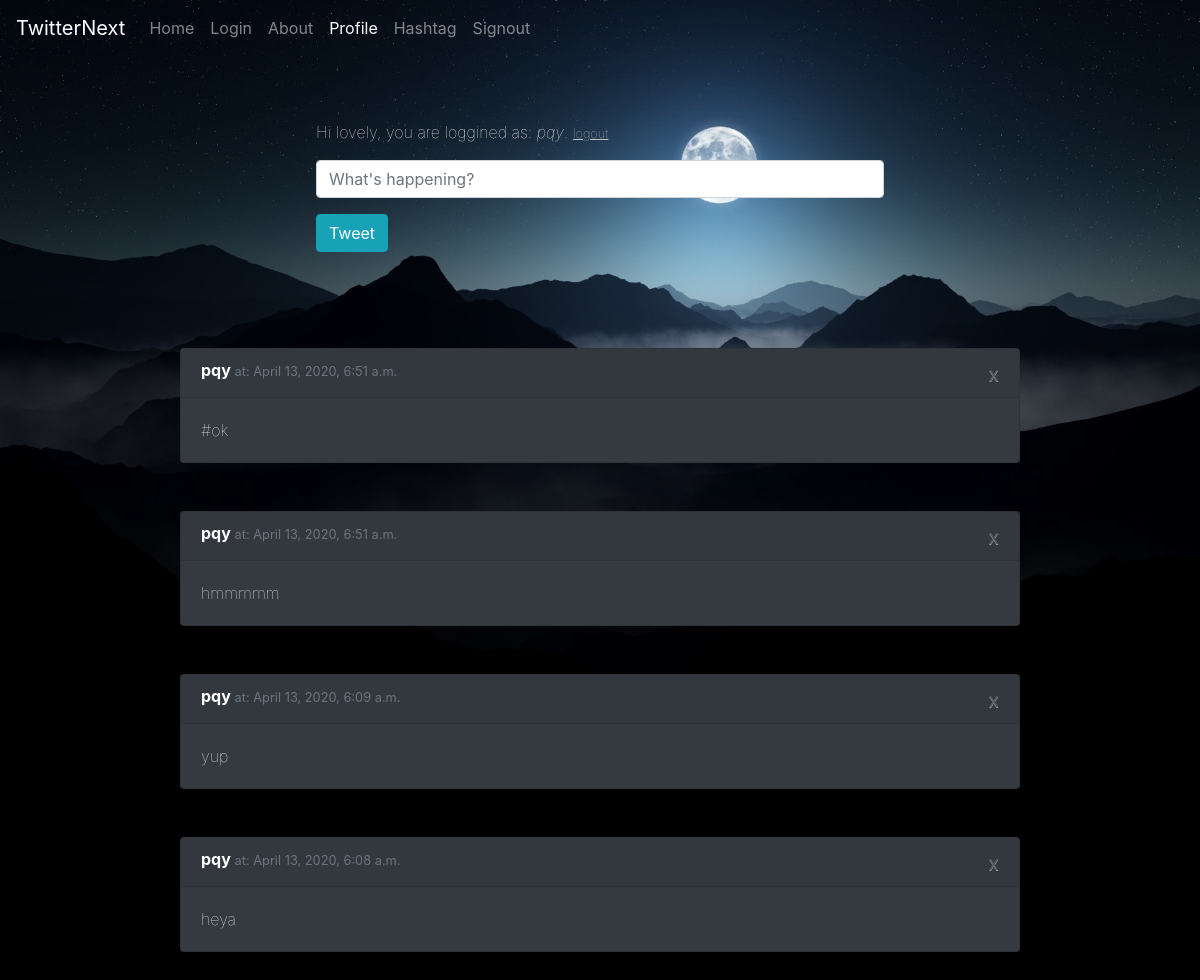
The app's page /profile/ (signed in), older data.
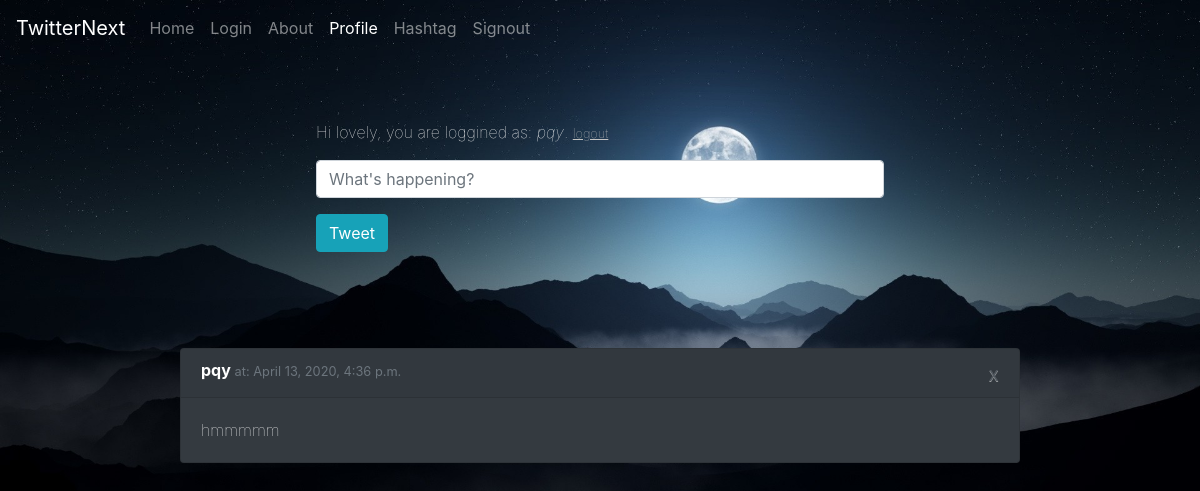
The same page, newer data.
### core/models.py (models this page shows, shortened)
class Tweet(models.Model):
    body = models.CharField(max_length=280)
    created_at = models.DateTimeField(auto_now=True)
    author = models.ForeignKey(User, on_delete=models.DO_NOTHING)

### core/views.py (the view)
# urls.py: path('profile/', profile, name='profile'),
def profile(request):
    if request.method == "POST":
        body = request.POST["body"]
        Tweet.objects.create(body=body, author=request.user)
    tweets = Tweet.objects.filter(author=request.user).order_by("created_at").reverse()
    return render(request, "profile.html", {"tweets" : tweets, "user": request.user, "valid": True})

### core/templates/profile.html (shortened to what this page needs)
<!DOCTYPE html>
<html lang="en">
  <head>
    {% load static %}
    <link rel="stylesheet" type="text/css" href="{% static 'new.css' %}">
    <link
      rel="stylesheet"
      href="https://stackpath.bootstrapcdn.com/bootstrap/4.4.1/css/bootstrap.min.css"
    />
  </head>
  <body class="black2">
    <nav class="navbar navbar-expand-lg navbar-dark bg-transparent">
      <a class="navbar-brand active" href="/home">TwitterNext</a>
      <div class="collapse navbar-collapse" id="navbarSupportedContent">
        <ul class="navbar-nav mr-auto">
          <li class="nav-item">
            <a class="nav-link" href="/home">Home</a>
          </li>
           <li class="nav-item">
            <a class="nav-link" href="/login">Login</a>
          </li>
          <li class="nav-item">
            <a class="nav-link" href="/about">About</a>
          </li>
          <li class="nav-item active">
            <a class="nav-link" href="/profile">Profile</a>
          </li>
          <li class="nav-item">
             <a class="nav-link" href="/hashtag">Hashtag</a>
          </li>
           <li class="nav-item">
            <a class="nav-link" href="/signout">Signout</a>
          </li>
        </ul>
      </div>
    </nav>
    <div class="jumbotron bg-transparent">
      <div class="mx-auto dark" style="width: 50%; border-radius: 0px;">
        <p class="muted-text">
        Hi lovely, you are loggined as: <em>{{user}}</em>. <a href="/signout";"><small><u>logout</u></small></a>
        <br>
         </p>
        <form method="POST" action="/home/">
          <div class="form-group">
            <input name="body" class="form-control" placeholder="What's happening?" />
          </div>
          <button type="submit" formmethod="post" class="btn btn-info"> Tweet </button>
        </form>
      </div>
    </div>
  {% for tweet in tweets %}
    <div class="card mx-auto text-white bg-dark mb-5" style="width: 70%;">
      <h6 class="card-header font-weight-light mb-0 align-text-bottom">
        <b class = "font-weight-bold">{{tweet.author}}   </b><small class="text-muted">at: {{tweet.created_at}}</small>
        <a class="close text-muted" href="/deletep?id={{tweet.id}}"><small>x</small></a>
      </h6>
      <div class="card-body">
        <p class="card-text">{{tweet.body}}</p>
      </div>
    </div>
  {%endfor%}
  </body>
</html>

### core/static/new.css (style rules this page uses)
.black2 { background-image: url("moon3.jpg"); background-size: 100%; background-repeat: no-repeat; background-color: black; }
p { color: white !important; opacity: 100%; font-weight: 100 !important; }
u { color: rgb(194, 194, 194) !important; opacity: 100%; font-weight: 100 !important; }
small { text-align: right; }

Row changes from the older to the newer data that the page shows:
removed Tweet: author "pqy", created_at "April 13, 2020, 6:51 a.m.", body "#ok"
removed Tweet: author "pqy", created_at "April 13, 2020, 6:51 a.m.", body "hmmmmm"
removed Tweet: author "pqy", created_at "April 13, 2020, 6:09 a.m.", body "yup"
removed Tweet: author "pqy", created_at "April 13, 2020, 6:08 a.m.", body "heya"
added Tweet: author "pqy", created_at "April 13, 2020, 4:36 p.m.", body "hmmmmm"
